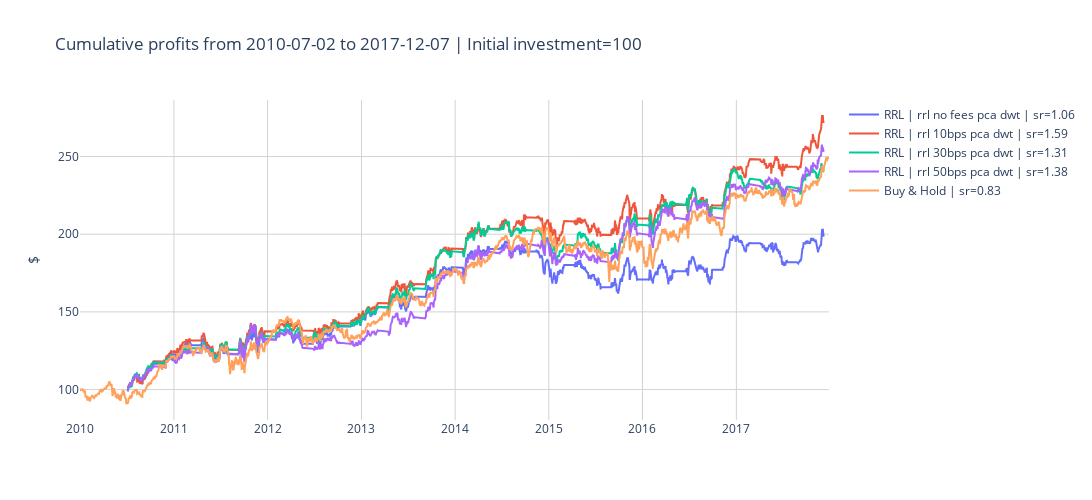

The cell this chart's notebook holds for it:
### Code cell
layout = generate_layout(
    fig_height=500, 
    fig_width=1100, 
    fig_title="", 
    x_axis_args={"gridcolor": "lightgrey"}, 
    y_axis_args={"gridcolor": "lightgrey", "title": {"text": "$"}}
)
fig = plot_cumulative_profits(
    dfs_backtest, 
    buy_and_hold, 
    buy_and_hold_sr, 
    initial_invest, 
    layout)

fig.show()

### Figure 1 — Plotly figure (JSON) as saved in the notebook; plotly's stock layout.template omitted (floating-point values rounded to 4 significant figures; data arrays with more than 128 entries replaced by an {"elided": "..."} marker saying what was removed)
{"data": [{"mode": "lines", "name": "RRL | rrl no fees pca dwt | sr=1.06", "type": "scatter", "x": {"elided": "1387 str values"}, "y": {"elided": "1387 float values"}}, {"mode": "lines", "name": "RRL | rrl 10bps pca dwt | sr=1.59", "type": "scatter", "x": {"elided": "1387 str values"}, "y": {"elided": "1387 float values"}}, {"mode": "lines", "name": "RRL | rrl 30bps pca dwt | sr=1.31", "type": "scatter", "x": {"elided": "1387 str values"}, "y": {"elided": "1387 float values"}}, {"mode": "lines", "name": "RRL | rrl 50bps pca dwt | sr=1.38", "type": "scatter", "x": {"elided": "1387 str values"}, "y": {"elided": "1387 float values"}}, {"mode": "lines", "name": "Buy & Hold | sr=0.83", "type": "scatter", "x": {"elided": "2013 str values"}, "y": {"elided": "2013 float values"}}], "layout": {"height": 500, "plot_bgcolor": "white", "title": {"text": "Cumulative profits from 2010-07-02 to 2017-12-07 | Initial investment=100"}, "width": 1100, "xaxis": {"gridcolor": "lightgrey"}, "yaxis": {"gridcolor": "lightgrey", "title": {"text": "$"}}}}
